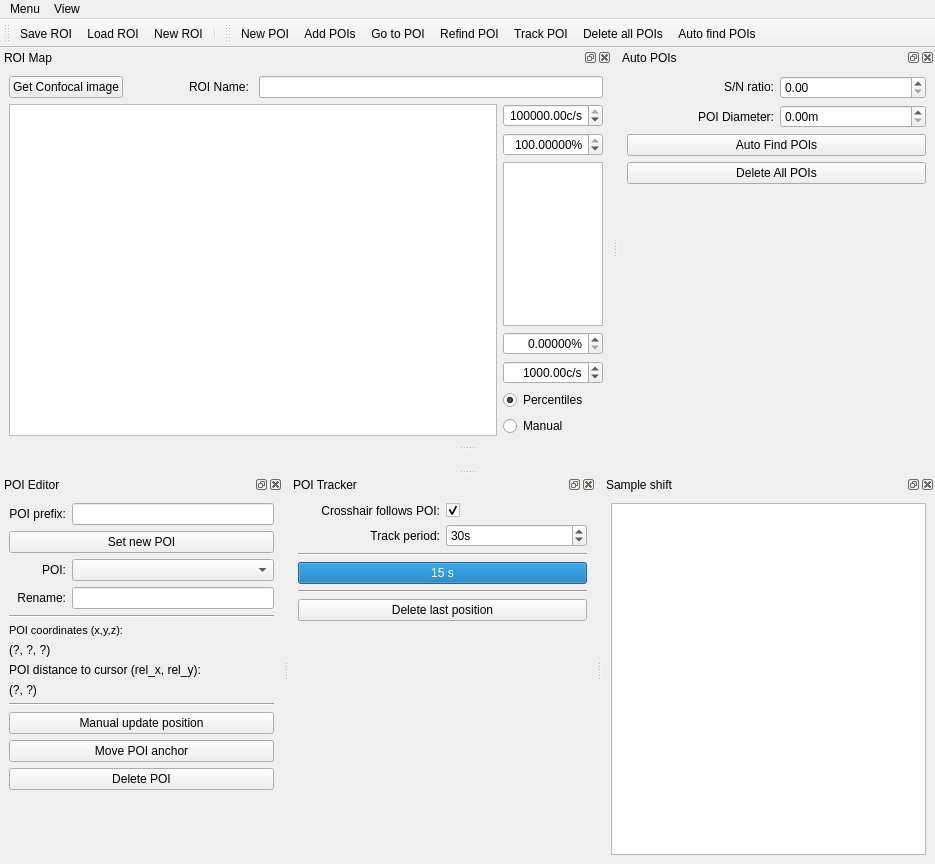
 <widget class="QMainWindow" name="PoiManager">
  <property name="geometry">
   <rect>
    <x>0</x>
    <y>0</y>
    <width>935</width>
    <height>864</height>
   </rect>
  </property>
  <property name="windowTitle">
   <string>qudi: POI Manager</string>
  </property>
  <property name="tabShape">
   <enum>QTabWidget::Triangular</enum>
  </property>
  <property name="dockOptions">
   <set>QMainWindow::AllowTabbedDocks|QMainWindow::AnimatedDocks</set>
  </property>
  <widget class="QWidget" name="centralwidget">
   <property name="enabled">
    <bool>true</bool>
   </property>
   <layout class="QVBoxLayout" name="verticalLayout_3"/>
  </widget>
  <widget class="QMenuBar" name="menubar">
   <property name="geometry">
    <rect>
     <x>0</x>
     <y>0</y>
     <width>935</width>
     <height>21</height>
    </rect>
   </property>
   <widget class="QMenu" name="menuMenu">
    <property name="title">
     <string>Menu</string>
    </property>
    <addaction name="new_roi_Action"/>
    <addaction name="save_roi_Action"/>
    <addaction name="load_roi_Action"/>
    <addaction name="actionClose"/>
   </widget>
   <widget class="QMenu" name="menuView">
    <property name="title">
     <string>View</string>
    </property>
    <widget class="QMenu" name="menuToolbars">
     <property name="title">
      <string>Toolbars</string>
     </property>
     <addaction name="roi_management_view_Action"/>
     <addaction name="poi_tools_view_Action"/>
    </widget>
    <addaction name="roi_map_view_Action"/>
    <addaction name="poi_editor_view_Action"/>
    <addaction name="poi_tracker_view_Action"/>
    <addaction name="sample_shift_view_Action"/>
    <addaction name="auto_pois_view_Action"/>
    <addaction name="blink_correction_view_Action"/>
    <addaction name="restore_default_view_Action"/>
    <addaction name="separator"/>
    <addaction name="menuToolbars"/>
   </widget>
   <addaction name="menuMenu"/>
   <addaction name="menuView"/>
  </widget>
  <widget class="QToolBar" name="roi_management_ToolBar">
   <property name="windowTitle">
    <string>ROI management</string>
   </property>
   <property name="toolButtonStyle">
    <enum>Qt::ToolButtonTextUnderIcon</enum>
   </property>
   <attribute name="toolBarArea">
    <enum>TopToolBarArea</enum>
   </attribute>
   <attribute name="toolBarBreak">
    <bool>false</bool>
   </attribute>
   <addaction name="save_roi_Action"/>
   <addaction name="load_roi_Action"/>
   <addaction name="new_roi_Action"/>
   <addaction name="separator"/>
  </widget>
  <widget class="QDockWidget" name="poi_editor_dockWidget">
   <property name="sizePolicy">
    <sizepolicy hsizetype="Minimum" vsizetype="Preferred">
     <horstretch>0</horstretch>
     <verstretch>0</verstretch>
    </sizepolicy>
   </property>
   <property name="minimumSize">
    <size>
     <width>233</width>
     <height>389</height>
    </size>
   </property>
   <property name="windowTitle">
    <string>POI Editor</string>
   </property>
   <attribute name="dockWidgetArea">
    <number>8</number>
   </attribute>
   <widget class="QWidget" name="dockWidgetContents_3">
    <layout class="QVBoxLayout" name="verticalLayout_6">
     <item>
      <layout class="QGridLayout" name="gridLayout_2">
       <item row="7" column="0" colspan="2">
        <widget class="QLabel" name="label_2">
         <property name="text">
          <string>POI distance to cursor (rel_x, rel_y):</string>
         </property>
        </widget>
       </item>
       <item row="8" column="0" colspan="2">
        <widget class="QLabel" name="poi_distance_label">
         <property name="toolTip">
          <string>This text is selectable.  Copy and paste into labnotes.</string>
         </property>
         <property name="text">
          <string>(?, ?)</string>
         </property>
         <property name="textInteractionFlags">
          <set>Qt::LinksAccessibleByMouse|Qt::TextSelectableByKeyboard|Qt::TextSelectableByMouse</set>
         </property>
        </widget>
       </item>
       <item row="9" column="0" colspan="2">
        <widget class="Line" name="line_4">
         <property name="orientation">
          <enum>Qt::Horizontal</enum>
         </property>
        </widget>
       </item>
       <item row="2" column="1">
        <widget class="QComboBox" name="active_poi_ComboBox">
         <property name="sizePolicy">
          <sizepolicy hsizetype="Expanding" vsizetype="Fixed">
           <horstretch>0</horstretch>
           <verstretch>0</verstretch>
          </sizepolicy>
         </property>
         <property name="editable">
          <bool>false</bool>
         </property>
         <property name="insertPolicy">
          <enum>QComboBox::InsertAlphabetically</enum>
         </property>
        </widget>
       </item>
       <item row="5" column="0" colspan="2">
        <widget class="QLabel" name="label_9">
         <property name="font">
          <font>
           <pointsize>8</pointsize>
          </font>
         </property>
         <property name="text">
          <string>POI coordinates (x,y,z):</string>
         </property>
        </widget>
       </item>
       <item row="2" column="0">
        <widget class="QLabel" name="label">
         <property name="text">
          <string>POI:</string>
         </property>
         <property name="alignment">
          <set>Qt::AlignRight|Qt::AlignTrailing|Qt::AlignVCenter</set>
         </property>
        </widget>
       </item>
       <item row="3" column="0">
        <widget class="QLabel" name="label_3">
         <property name="text">
          <string>Rename:</string>
         </property>
         <property name="alignment">
          <set>Qt::AlignRight|Qt::AlignTrailing|Qt::AlignVCenter</set>
         </property>
        </widget>
       </item>
       <item row="11" column="0" colspan="2">
        <widget class="QPushButton" name="move_poi_PushButton">
         <property name="toolTip">
          <string>Set a new position for a named POI, without updating the sample shift (so no movement of any other POIs).  For example, if a POI has been accidentally placed incorrectly.</string>
         </property>
         <property name="text">
          <string>Move POI anchor</string>
         </property>
        </widget>
       </item>
       <item row="4" column="0" colspan="2">
        <widget class="Line" name="line_3">
         <property name="orientation">
          <enum>Qt::Horizontal</enum>
         </property>
        </widget>
       </item>
       <item row="6" column="0" colspan="2">
        <widget class="QLabel" name="poi_coords_label">
         <property name="toolTip">
          <string>This text is selectable.  Copy and paste into labnotes.</string>
         </property>
         <property name="text">
          <string>(?, ?, ?)</string>
         </property>
         <property name="textInteractionFlags">
          <set>Qt::LinksAccessibleByMouse|Qt::TextSelectableByKeyboard|Qt::TextSelectableByMouse</set>
         </property>
        </widget>
       </item>
       <item row="10" column="0" colspan="2">
        <widget class="QPushButton" name="manual_update_poi_PushButton">
         <property name="toolTip">
          <string>Manually specify a new position for a known trackpoint, and update the sample shift accordingly. For example, after manually shifting the sample to re-centre the ROI in the scan range.</string>
         </property>
         <property name="text">
          <string>Manual update position</string>
         </property>
        </widget>
       </item>
       <item row="13" column="0" colspan="2">
        <spacer name="verticalSpacer_2">
         <property name="orientation">
          <enum>Qt::Vertical</enum>
         </property>
         <property name="sizeHint" stdset="0">
          <size>
           <width>20</width>
           <height>40</height>
          </size>
         </property>
        </spacer>
       </item>
       <item row="1" column="0" colspan="2">
        <widget class="QPushButton" name="set_poi_PushButton">
         <property name="toolTip">
          <string>Set current cursor position as a new trackpoint in the ROI map</string>
         </property>
         <property name="text">
          <string>Set new POI</string>
         </property>
        </widget>
       </item>
       <item row="3" column="1">
        <widget class="QLineEdit" name="poi_name_LineEdit">
         <property name="sizePolicy">
          <sizepolicy hsizetype="Expanding" vsizetype="Fixed">
           <horstretch>0</horstretch>
           <verstretch>0</verstretch>
          </sizepolicy>
         </property>
         <property name="toolTip">
          <string>Only alphanumeric characters and underscore are allowed [a-zA-Z0-9_]</string>
         </property>
        </widget>
       </item>
       <item row="12" column="0" colspan="2">
        <widget class="QPushButton" name="delete_poi_PushButton">
         <property name="text">
          <string>Delete POI</string>
         </property>
        </widget>
       </item>
       <item row="0" column="0">
        <widget class="QLabel" name="label_6">
         <property name="text">
          <string>POI prefix:</string>
         </property>
         <property name="alignment">
          <set>Qt::AlignRight|Qt::AlignTrailing|Qt::AlignVCenter</set>
         </property>
        </widget>
       </item>
       <item row="0" column="1">
        <widget class="QLineEdit" name="poi_nametag_LineEdit">
         <property name="toolTip">
          <string>If you enter a string it will be used as default naming scheme for newly added POIs by appending an index number to it</string>
         </property>
        </widget>
       </item>
      </layout>
     </item>
    </layout>
   </widget>
  </widget>
  <widget class="QDockWidget" name="poi_tracker_dockWidget">
   <property name="sizePolicy">
    <sizepolicy hsizetype="Minimum" vsizetype="Preferred">
     <horstretch>0</horstretch>
     <verstretch>0</verstretch>
    </sizepolicy>
   </property>
   <property name="minimumSize">
    <size>
     <width>253</width>
     <height>188</height>
    </size>
   </property>
   <property name="floating">
    <bool>false</bool>
   </property>
   <property name="windowTitle">
    <string>POI Tracker</string>
   </property>
   <attribute name="dockWidgetArea">
    <number>8</number>
   </attribute>
   <widget class="QWidget" name="dockWidgetContents_7">
    <layout class="QVBoxLayout" name="verticalLayout_5">
     <item>
      <layout class="QGridLayout" name="gridLayout">
       <item row="4" column="0" colspan="2">
        <widget class="Line" name="line_2">
         <property name="orientation">
          <enum>Qt::Horizontal</enum>
         </property>
        </widget>
       </item>
       <item row="3" column="0" colspan="2">
        <widget class="QProgressBar" name="time_till_next_update_ProgressBar">
         <property name="maximum">
          <number>15</number>
         </property>
         <property name="value">
          <number>15</number>
         </property>
         <property name="format">
          <string>%v s</string>
         </property>
        </widget>
       </item>
       <item row="1" column="0">
        <widget class="QLabel" name="label_5">
         <property name="layoutDirection">
          <enum>Qt::LeftToRight</enum>
         </property>
         <property name="text">
          <string>Track period:</string>
         </property>
         <property name="alignment">
          <set>Qt::AlignRight|Qt::AlignTrailing|Qt::AlignVCenter</set>
         </property>
        </widget>
       </item>
       <item row="1" column="1">
        <widget class="QSpinBox" name="track_period_SpinBox">
         <property name="suffix">
          <string>s</string>
         </property>
         <property name="minimum">
          <number>5</number>
         </property>
         <property name="maximum">
          <number>999999999</number>
         </property>
         <property name="singleStep">
          <number>5</number>
         </property>
         <property name="value">
          <number>30</number>
         </property>
         <property name="displayIntegerBase">
          <number>10</number>
         </property>
        </widget>
       </item>
       <item row="2" column="0" colspan="2">
        <widget class="Line" name="line">
         <property name="orientation">
          <enum>Qt::Horizontal</enum>
         </property>
        </widget>
       </item>
       <item row="5" column="0" colspan="2">
        <widget class="QPushButton" name="delete_last_pos_Button">
         <property name="text">
          <string>Delete last position</string>
         </property>
        </widget>
       </item>
       <item row="0" column="1">
        <widget class="QCheckBox" name="goto_poi_after_update_checkBox">
         <property name="toolTip">
          <string>Move crosshair to updated POI position afterwards.</string>
         </property>
         <property name="layoutDirection">
          <enum>Qt::LeftToRight</enum>
         </property>
         <property name="text">
          <string/>
         </property>
         <property name="checked">
          <bool>true</bool>
         </property>
        </widget>
       </item>
       <item row="0" column="0">
        <widget class="QLabel" name="label_4">
         <property name="text">
          <string>Crosshair follows POI:</string>
         </property>
         <property name="alignment">
          <set>Qt::AlignRight|Qt::AlignTrailing|Qt::AlignVCenter</set>
         </property>
        </widget>
       </item>
       <item row="6" column="0" colspan="2">
        <spacer name="verticalSpacer">
         <property name="orientation">
          <enum>Qt::Vertical</enum>
         </property>
         <property name="sizeHint" stdset="0">
          <size>
           <width>20</width>
           <height>40</height>
          </size>
         </property>
        </spacer>
       </item>
      </layout>
     </item>
    </layout>
   </widget>
  </widget>
  <widget class="QDockWidget" name="roi_map_dockWidget">
   <property name="sizePolicy">
    <sizepolicy hsizetype="Preferred" vsizetype="Expanding">
     <horstretch>0</horstretch>
     <verstretch>0</verstretch>
    </sizepolicy>
   </property>
   <property name="windowTitle">
    <string>ROI Map</string>
   </property>
   <attribute name="dockWidgetArea">
    <number>4</number>
   </attribute>
   <widget class="QWidget" name="dockWidgetContents">
    <layout class="QVBoxLayout" name="verticalLayout_2">
     <item>
      <layout class="QHBoxLayout" name="horizontalLayout_7">
       <item>
        <widget class="QPushButton" name="get_confocal_image_PushButton">
         <property name="text">
          <string>Get Confocal image</string>
         </property>
        </widget>
       </item>
       <item>
        <spacer name="horizontalSpacer_2">
         <property name="orientation">
          <enum>Qt::Horizontal</enum>
         </property>
         <property name="sizeType">
          <enum>QSizePolicy::Fixed</enum>
         </property>
         <property name="sizeHint" stdset="0">
          <size>
           <width>60</width>
           <height>20</height>
          </size>
         </property>
        </spacer>
       </item>
       <item>
        <widget class="QLabel" name="label_8">
         <property name="text">
          <string>ROI Name: </string>
         </property>
        </widget>
       </item>
       <item>
        <widget class="QLineEdit" name="roi_name_LineEdit">
         <property name="toolTip">
          <string>Only alphanumeric characters and underscore are allowed [a-zA-Z0-9_]</string>
         </property>
        </widget>
       </item>
      </layout>
     </item>
     <item>
      <layout class="QHBoxLayout" name="horizontalLayout_10">
       <item>
        <widget class="ScanPlotWidget" name="roi_map_ViewWidget">
         <property name="sizePolicy">
          <sizepolicy hsizetype="Expanding" vsizetype="Expanding">
           <horstretch>0</horstretch>
           <verstretch>6</verstretch>
          </sizepolicy>
         </property>
        </widget>
       </item>
       <item>
        <layout class="QVBoxLayout" name="verticalLayout" stretch="0,0,1,0,0,0,0">
         <item>
          <widget class="ScienDSpinBox" name="roi_cb_max_SpinBox">
           <property name="sizePolicy">
            <sizepolicy hsizetype="Fixed" vsizetype="Fixed">
             <horstretch>0</horstretch>
             <verstretch>0</verstretch>
            </sizepolicy>
           </property>
           <property name="maximumSize">
            <size>
             <width>100</width>
             <height>16777215</height>
            </size>
           </property>
           <property name="mouseTracking">
            <bool>true</bool>
           </property>
           <property name="acceptDrops">
            <bool>true</bool>
           </property>
           <property name="alignment">
            <set>Qt::AlignRight|Qt::AlignTrailing|Qt::AlignVCenter</set>
           </property>
           <property name="accelerated">
            <bool>true</bool>
           </property>
           <property name="suffix">
            <string>c/s</string>
           </property>
           <property name="minimum">
            <double>-1000000000.000000000000000</double>
           </property>
           <property name="maximum">
            <double>1000000000.000000000000000</double>
           </property>
           <property name="value">
            <double>100000.000000000000000</double>
           </property>
          </widget>
         </item>
         <item>
          <widget class="ScienDSpinBox" name="roi_cb_high_percentile_DoubleSpinBox">
           <property name="sizePolicy">
            <sizepolicy hsizetype="Fixed" vsizetype="Fixed">
             <horstretch>0</horstretch>
             <verstretch>0</verstretch>
            </sizepolicy>
           </property>
           <property name="maximumSize">
            <size>
             <width>100</width>
             <height>16777215</height>
            </size>
           </property>
           <property name="alignment">
            <set>Qt::AlignRight|Qt::AlignTrailing|Qt::AlignVCenter</set>
           </property>
           <property name="suffix">
            <string>%</string>
           </property>
           <property name="decimals">
            <number>5</number>
           </property>
           <property name="minimum">
            <double>0.000000000000000</double>
           </property>
           <property name="maximum">
            <double>100.000000000000000</double>
           </property>
           <property name="value">
            <double>100.000000000000000</double>
           </property>
          </widget>
         </item>
         <item>
          <widget class="PlotWidget" name="roi_cb_ViewWidget">
           <property name="sizePolicy">
            <sizepolicy hsizetype="Preferred" vsizetype="Preferred">
             <horstretch>0</horstretch>
             <verstretch>0</verstretch>
            </sizepolicy>
           </property>
           <property name="maximumSize">
            <size>
             <width>100</width>
             <height>16777215</height>
            </size>
           </property>
          </widget>
         </item>
         <item>
          <widget class="ScienDSpinBox" name="roi_cb_low_percentile_DoubleSpinBox">
           <property name="sizePolicy">
            <sizepolicy hsizetype="Fixed" vsizetype="Fixed">
             <horstretch>0</horstretch>
             <verstretch>0</verstretch>
            </sizepolicy>
           </property>
           <property name="maximumSize">
            <size>
             <width>100</width>
             <height>16777215</height>
            </size>
           </property>
           <property name="alignment">
            <set>Qt::AlignRight|Qt::AlignTrailing|Qt::AlignVCenter</set>
           </property>
           <property name="suffix">
            <string>%</string>
           </property>
           <property name="decimals">
            <number>5</number>
           </property>
           <property name="minimum">
            <double>0.000000000000000</double>
           </property>
           <property name="maximum">
            <double>100.000000000000000</double>
           </property>
           <property name="value">
            <double>0.000000000000000</double>
           </property>
          </widget>
         </item>
         <item>
          <widget class="ScienDSpinBox" name="roi_cb_min_SpinBox">
           <property name="sizePolicy">
            <sizepolicy hsizetype="Fixed" vsizetype="Fixed">
             <horstretch>0</horstretch>
             <verstretch>0</verstretch>
            </sizepolicy>
           </property>
           <property name="maximumSize">
            <size>
             <width>100</width>
             <height>16777215</height>
            </size>
           </property>
           <property name="mouseTracking">
            <bool>true</bool>
           </property>
           <property name="acceptDrops">
            <bool>true</bool>
           </property>
           <property name="alignment">
            <set>Qt::AlignRight|Qt::AlignTrailing|Qt::AlignVCenter</set>
           </property>
           <property name="accelerated">
            <bool>true</bool>
           </property>
           <property name="suffix">
            <string>c/s</string>
           </property>
           <property name="minimum">
            <double>-1000000000.000000000000000</double>
           </property>
           <property name="maximum">
            <double>1000000000.000000000000000</double>
           </property>
           <property name="value">
            <double>1000.000000000000000</double>
           </property>
          </widget>
         </item>
         <item>
          <widget class="QRadioButton" name="roi_cb_centiles_RadioButton">
           <property name="text">
            <string>Percentiles</string>
           </property>
           <property name="checked">
            <bool>true</bool>
           </property>
          </widget>
         </item>
         <item>
          <widget class="QRadioButton" name="roi_cb_manual_RadioButton">
           <property name="text">
            <string>Manual</string>
           </property>
           <property name="checked">
            <bool>false</bool>
           </property>
          </widget>
         </item>
        </layout>
       </item>
      </layout>
     </item>
    </layout>
   </widget>
  </widget>
  <widget class="QDockWidget" name="sample_shift_dockWidget">
   <property name="sizePolicy">
    <sizepolicy hsizetype="Expanding" vsizetype="Preferred">
     <horstretch>0</horstretch>
     <verstretch>0</verstretch>
    </sizepolicy>
   </property>
   <property name="minimumSize">
    <size>
     <width>250</width>
     <height>137</height>
    </size>
   </property>
   <property name="windowTitle">
    <string>Sample shift</string>
   </property>
   <attribute name="dockWidgetArea">
    <number>8</number>
   </attribute>
   <widget class="QWidget" name="dockWidgetContents_6">
    <layout class="QVBoxLayout" name="verticalLayout_4">
     <item>
      <layout class="QGridLayout" name="gridLayout_3">
       <item row="0" column="0">
        <widget class="PlotWidget" name="sample_shift_ViewWidget">
         <property name="sizePolicy">
          <sizepolicy hsizetype="Expanding" vsizetype="Expanding">
           <horstretch>0</horstretch>
           <verstretch>0</verstretch>
          </sizepolicy>
         </property>
        </widget>
       </item>
      </layout>
     </item>
    </layout>
   </widget>
  </widget>
  <widget class="QToolBar" name="poi_ToolBar">
   <property name="windowTitle">
    <string>POI tools</string>
   </property>
   <property name="toolButtonStyle">
    <enum>Qt::ToolButtonTextUnderIcon</enum>
   </property>
   <attribute name="toolBarArea">
    <enum>TopToolBarArea</enum>
   </attribute>
   <attribute name="toolBarBreak">
    <bool>false</bool>
   </attribute>
   <addaction name="new_poi_Action"/>
   <addaction name="poi_selector_Action"/>
   <addaction name="goto_poi_Action"/>
   <addaction name="refind_poi_Action"/>
   <addaction name="track_poi_Action"/>
   <addaction name="del_all_pois_Action"/>
   <addaction name="auto_find_POIs_Action"/>
  </widget>
  <widget class="QDockWidget" name="auto_pois_dockWidget">
   <property name="sizePolicy">
    <sizepolicy hsizetype="Minimum" vsizetype="Preferred">
     <horstretch>0</horstretch>
     <verstretch>0</verstretch>
    </sizepolicy>
   </property>
   <property name="minimumSize">
    <size>
     <width>197</width>
     <height>250</height>
    </size>
   </property>
   <property name="windowTitle">
    <string>Auto POIs</string>
   </property>
   <attribute name="dockWidgetArea">
    <number>4</number>
   </attribute>
   <widget class="QWidget" name="dockWidgetContents_2">
    <layout class="QGridLayout" name="gridLayout_6">
     <item row="0" column="0">
      <layout class="QGridLayout" name="gridLayout_5" rowstretch="0,0,0,0,0" columnstretch="0,0,0">
       <item row="0" column="1">
        <widget class="QLabel" name="label_7">
         <property name="layoutDirection">
          <enum>Qt::RightToLeft</enum>
         </property>
         <property name="text">
          <string>&lt;html&gt;&lt;head/&gt;&lt;body&gt;&lt;p align=&quot;right&quot;&gt;S/N ratio:&lt;/p&gt;&lt;/body&gt;&lt;/html&gt;</string>
         </property>
        </widget>
       </item>
       <item row="3" column="1" colspan="2">
        <widget class="QPushButton" name="del_all_pois_PushButton">
         <property name="toolTip">
          <string>Delete all POIs.</string>
         </property>
         <property name="text">
          <string>Delete All POIs</string>
         </property>
        </widget>
       </item>
       <item row="0" column="2">
        <widget class="QDoubleSpinBox" name="poi_threshold_doubleSpinBox"/>
       </item>
       <item row="2" column="1" colspan="2">
        <widget class="QPushButton" name="auto_pois_PushButton">
         <property name="toolTip">
          <string>Find POIs automatically with user-set POI diameter and S/N ratio.</string>
         </property>
         <property name="statusTip">
          <string/>
         </property>
         <property name="text">
          <string>Auto Find POIs</string>
         </property>
        </widget>
       </item>
       <item row="4" column="1" colspan="2">
        <spacer name="verticalSpacer_3">
         <property name="orientation">
          <enum>Qt::Vertical</enum>
         </property>
         <property name="sizeHint" stdset="0">
          <size>
           <width>20</width>
           <height>40</height>
          </size>
         </property>
        </spacer>
       </item>
       <item row="1" column="2">
        <widget class="ScienDSpinBox" name="poi_diameter_doubleSpinBox">
         <property name="suffix">
          <string>m</string>
         </property>
        </widget>
       </item>
       <item row="1" column="1">
        <widget class="QLabel" name="label_10">
         <property name="text">
          <string>POI Diameter:</string>
         </property>
         <property name="alignment">
          <set>Qt::AlignRight|Qt::AlignTrailing|Qt::AlignVCenter</set>
         </property>
        </widget>
       </item>
      </layout>
     </item>
    </layout>
   </widget>
  </widget>
  <action name="new_roi_Action">
   <property name="icon">
    <iconset>
     <normaloff>../../artwork/icons/oxygen/22x22/document-new.png</normaloff>../../artwork/icons/oxygen/22x22/document-new.png</iconset>
   </property>
   <property name="text">
    <string>New ROI</string>
   </property>
   <property name="toolTip">
    <string>Start a new ROI (such as after moving to a different part of the sample</string>
   </property>
  </action>
  <action name="save_roi_Action">
   <property name="icon">
    <iconset>
     <normaloff>../../artwork/icons/oxygen/22x22/document-save.png</normaloff>../../artwork/icons/oxygen/22x22/document-save.png</iconset>
   </property>
   <property name="text">
    <string>Save ROI</string>
   </property>
   <property name="toolTip">
    <string>Save ROI for future reuse</string>
   </property>
  </action>
  <action name="load_roi_Action">
   <property name="icon">
    <iconset>
     <normaloff>../../artwork/icons/oxygen/22x22/document-open.png</normaloff>../../artwork/icons/oxygen/22x22/document-open.png</iconset>
   </property>
   <property name="text">
    <string>Load ROI</string>
   </property>
   <property name="toolTip">
    <string>Load a saved ROI</string>
   </property>
  </action>
  <action name="poi_editor_view_Action">
   <property name="checkable">
    <bool>true</bool>
   </property>
   <property name="checked">
    <bool>true</bool>
   </property>
   <property name="text">
    <string>POI Editor</string>
   </property>
   <property name="toolTip">
    <string>Shortcut:Alt+E</string>
   </property>
   <property name="shortcut">
    <string>Alt+E</string>
   </property>
  </action>
  <action name="poi_tracker_view_Action">
   <property name="checkable">
    <bool>true</bool>
   </property>
   <property name="checked">
    <bool>true</bool>
   </property>
   <property name="text">
    <string>POI Tracker</string>
   </property>
   <property name="toolTip">
    <string>Shortcut:Alt+T</string>
   </property>
   <property name="shortcut">
    <string>Alt+T</string>
   </property>
  </action>
  <action name="sample_shift_view_Action">
   <property name="checkable">
    <bool>true</bool>
   </property>
   <property name="checked">
    <bool>true</bool>
   </property>
   <property name="text">
    <string>Sample shift</string>
   </property>
   <property name="toolTip">
    <string>Display the sample shift. Shortcut:Alt+S</string>
   </property>
   <property name="shortcut">
    <string>Alt+S</string>
   </property>
  </action>
  <action name="roi_map_view_Action">
   <property name="checkable">
    <bool>true</bool>
   </property>
   <property name="checked">
    <bool>true</bool>
   </property>
   <property name="text">
    <string>ROI Map</string>
   </property>
   <property name="toolTip">
    <string>Display the ROI Map. Shortcut:Alt+M</string>
   </property>
   <property name="shortcut">
    <string>Alt+M</string>
   </property>
  </action>
  <action name="refind_poi_Action">
   <property name="icon">
    <iconset>
     <normaloff>../../artwork/icons/qudiTheme/22x22/optimize-position-poi.png</normaloff>../../artwork/icons/qudiTheme/22x22/optimize-position-poi.png</iconset>
   </property>
   <property name="text">
    <string>Refind POI</string>
   </property>
   <property name="toolTip">
    <string>Refind the POI using the strategy selected in the POI control dock</string>
   </property>
  </action>
  <action name="track_poi_Action">
   <property name="checkable">
    <bool>true</bool>
   </property>
   <property name="icon">
    <iconset>
     <normaloff>../../artwork/icons/qudiTheme/22x22/periodic-refind-poi.png</normaloff>../../artwork/icons/qudiTheme/22x22/periodic-refind-poi.png</iconset>
   </property>
   <property name="text">
    <string>Track POI</string>
   </property>
   <property name="toolTip">
    <string>Track the POI by periodically refinding its position</string>
   </property>
  </action>
  <action name="new_poi_Action">
   <property name="icon">
    <iconset>
     <normaloff>../../artwork/icons/qudiTheme/22x22/new_poi_crosshair.png</normaloff>../../artwork/icons/qudiTheme/22x22/new_poi_crosshair.png</iconset>
   </property>
   <property name="text">
    <string>New POI</string>
   </property>
   <property name="toolTip">
    <string>Add a new POI at the current scanner position</string>
   </property>
  </action>
  <action name="poi_tools_view_Action">
   <property name="checkable">
    <bool>true</bool>
   </property>
   <property name="text">
    <string>POI tools</string>
   </property>
  </action>
  <action name="goto_poi_Action">
   <property name="icon">
    <iconset>
     <normaloff>../../artwork/icons/qudiTheme/22x22/goto-poi.png</normaloff>../../artwork/icons/qudiTheme/22x22/goto-poi.png</iconset>
   </property>
   <property name="text">
    <string>Go to POI</string>
   </property>
   <property name="toolTip">
    <string>Move scanner to the position of the selected POI</string>
   </property>
  </action>
  <action name="actionClose">
   <property name="icon">
    <iconset>
     <normaloff>../../artwork/icons/oxygen/22x22/application-exit.png</normaloff>../../artwork/icons/oxygen/22x22/application-exit.png</iconset>
   </property>
   <property name="text">
    <string>Close</string>
   </property>
  </action>
  <action name="roi_management_view_Action">
   <property name="checkable">
    <bool>true</bool>
   </property>
   <property name="text">
    <string>ROI management</string>
   </property>
  </action>
  <action name="poi_selector_Action">
   <property name="checkable">
    <bool>true</bool>
   </property>
   <property name="icon">
    <iconset>
     <normaloff>../../artwork/icons/qudiTheme/22x22/new_poi_mouse.png</normaloff>../../artwork/icons/qudiTheme/22x22/new_poi_mouse.png</iconset>
   </property>
   <property name="text">
    <string>Add POIs</string>
   </property>
   <property name="toolTip">
    <string>Activate this tool to define new POIs by clicking into the ROI image.</string>
   </property>
  </action>
  <action name="blink_correction_view_Action">
   <property name="checkable">
    <bool>true</bool>
   </property>
   <property name="checked">
    <bool>false</bool>
   </property>
   <property name="text">
    <string>Blink correction</string>
   </property>
   <property name="toolTip">
    <string>Filter the scan image to remove blinking. Raw data unchanged.</string>
   </property>
  </action>
  <action name="auto_pois_view_Action">
   <property name="checkable">
    <bool>true</bool>
   </property>
   <property name="checked">
    <bool>true</bool>
   </property>
   <property name="text">
    <string>Auto POIs</string>
   </property>
   <property name="toolTip">
    <string>To show Auto POIs window</string>
   </property>
  </action>
  <action name="auto_find_POIs_Action">
   <property name="icon">
    <iconset>
     <normaloff>../../artwork/icons/qudiTheme/22x22/auto_pois.png</normaloff>../../artwork/icons/qudiTheme/22x22/auto_pois.png</iconset>
   </property>
   <property name="text">
    <string>Auto find POIs</string>
   </property>
   <property name="toolTip">
    <string>Use this magic fairy bar to find POIs automatically according to user-set S/N ratio</string>
   </property>
  </action>
  <action name="del_all_pois_Action">
   <property name="icon">
    <iconset>
     <normaloff>../../artwork/icons/oxygen/22x22/dialog-warning.png</normaloff>../../artwork/icons/oxygen/22x22/dialog-warning.png</iconset>
   </property>
   <property name="text">
    <string>Delete all POIs</string>
   </property>
   <property name="toolTip">
    <string>click here to delete all POIs</string>
   </property>
  </action>
  <action name="restore_default_view_Action">
   <property name="text">
    <string>Restore default</string>
   </property>
   <property name="toolTip">
    <string>Restore default view of the POI manager GUI</string>
   </property>
  </action>
 </widget>
